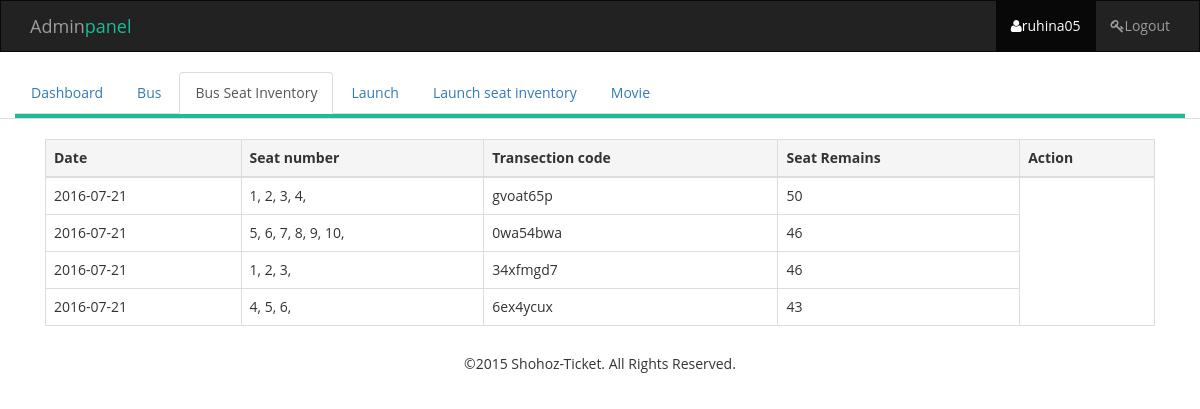
The page /admin/admin_dashboard_bus_seat.php (signed in) on the database its author committed.
### tables this page shows
CREATE TABLE `reserve_section` (
  `id` int(11) NOT NULL,
  `firstname` varchar(30) NOT NULL,
  `lastname` varchar(30) NOT NULL,
  `contact` varchar(20) NOT NULL,
  `address` varchar(100) NOT NULL,
  `seat` varchar(11) NOT NULL,
  `setnum` varchar(100) NOT NULL,
  `transaction_code` varchar(10) NOT NULL,
  `status` varchar(100) NOT NULL,
  `payable` varchar(11) NOT NULL,
  `busno` varchar(30) NOT NULL,
  `date` date NOT NULL
);

### session.php (called while the page is built, shortened)
<?php
$session_id=$_SESSION['user_id'];
?>

### admin/admin_dashboard_bus_seat.php (the view)
<?php
include_once 'header.php';
include('../database/config.php');
$query = "SELECT * FROM `reserve_section` ";
$result = $mysqli->query($query) or trigger_error($mysqli->error."[$query]");
$row_cnt = $result->num_rows;
?>
<div class="content-table">
	<div class="container">
		<div class="col-lg-12">
		    <table class="table table-bordered">
		    	<thead>
		    		<tr class="active">
				        <th>Date</th>
				        <th>Seat number</th>
				        <th>Transection code</th>
				        <th>Seat Remains</th>
				        <th>Action</th>
				      </tr>
		    	</thead>
		    	<tbody>
		    		<?php if ($row_cnt>0):
		    		while ($row_cnt = $result->fetch_assoc()) { ?>
		    		 	<tr>
					        <td><?php echo $row_cnt['date'] ?></td>
					        <td><?php echo $row_cnt['setnum'] ?></td>
					        <td><?php echo $row_cnt['transaction_code'] ?></td>
					        <td><?php echo $row_cnt['seat'] ?></td>
					        </tr>
		    		<?php }
		    		?>
		    		<?php endif ?>
		    	</tbody>
		    </table>
		</div>
	</div>
</div>
<?php include_once 'footer.php'; ?>

### admin/header.php (shortened to what this page needs)
<?php
  include('../database/config.php');
    include('../session.php');
    $query = "SELECT * from admin where id ='$session_id'";
    $result = $mysqli->query($query) or die("error in session");
    $obj= $result->fetch_object();
?>
<!DOCTYPE html>
<html>
  <head>
    <link href="../css/bootstrap.min.css" rel="stylesheet">
    <link rel="stylesheet" href="../css/font-awesome.min.css">
    <link rel="stylesheet" href="../style.css">
  </head>
  <body>
  	<nav class="navbar navbar-default navbar-inverse">
  		<div class="container">
    		<div class="navbar-header">
      			<a class="navbar-brand" href="#">Admin<span class="text-green">panel</span></a>
    		</div>
    		<ul class="nav navbar-nav navbar-right">
    			<li class="active"><a href="index.html"><i class="fa fa-user"></i><?php echo $obj->username; ?></a></li>
    			<li><a href="../logout.php"><i class="fa fa-key"></i>Logout</a></li>
    		</ul>
  		</div>
	</nav>
	<div class="nav-tabs">
      <div class="container">
         <div class="row">
            <div class="col-lg-12">
               <ul class="nav nav-tabs">
              	  <li><a href="admin_dashboard.php">Dashboard</a></li>
              	  <li><a href="admin_dashboard_bus.php">Bus</a></li>
              	  <li><a href="admin_dashboard_bus_seat.php">Bus Seat Inventory</a></li>
              	  <li><a href="admin_dashboard_launch.php">Launch</a></li>
              	  <li><a href="admin_dashboard_launch_seat.php">Launch seat inventory</a></li>
              	  <li><a href="admin_dashboard_movie.php">Movie</a></li>
            	</ul>
        	</div>
         </div>
      </div>
  </div>

### style.css (style rules this page uses)
body { font-family: 'Open Sans', sans-serif; width: 100%; height: 100%; }
.navbar { border-radius: 0px; }
.text-green { color: #1abc9c; }
.nav-tabs .col-lg-12 { padding: 0px; margin: 0px; border-bottom: 4px solid #1abc9c; }
.content-table { padding-top: 20px; }

### rows shown on the page
reserve_section: date "2016-07-21", setnum "1, 2, 3, 4,", transaction_code "gvoat65p", seat "50"
reserve_section: date "2016-07-21", setnum "5, 6, 7, 8, 9, 10,", transaction_code "0wa54bwa", seat "46"
reserve_section: date "2016-07-21", setnum "1, 2, 3,", transaction_code "34xfmgd7", seat "46"
reserve_section: date "2016-07-21", setnum "4, 5, 6,", transaction_code "6ex4ycux", seat "43"

### other values the page prints
$obj->username "ruhina05"
